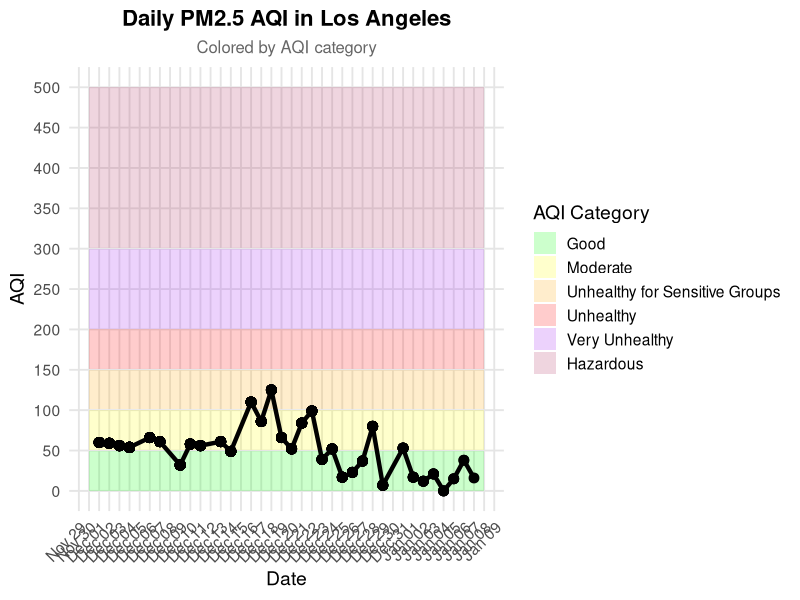

R code for this plot:
library(ggplot2)
library(tidyr)
library(dplyr)
library(readr)

df <- read.csv("weather_proj/daily_clean_aqTemp.csv")
df$DateObserved <- as.Date(df$DateObserved)

aqi_bands <- data.frame(
  xmin = min(df$DateObserved) - 1,
  xmax = max(df$DateObserved) + 1,
  ymin = c(0, 51, 101, 151, 201, 301),
  ymax = c(50, 100, 150, 200, 300, 500),
  category = factor(
    c("Good", "Moderate", "Unhealthy for Sensitive Groups", "Unhealthy", "Very Unhealthy", "Hazardous"),
    levels = c("Good", "Moderate", "Unhealthy for Sensitive Groups", "Unhealthy", "Very Unhealthy", "Hazardous")
  )
)

# Map colors for each category
aqi_colors <- c(
  "Good" = "green",
  "Moderate" = "yellow",
  "Unhealthy for Sensitive Groups" = "orange",
  "Unhealthy" = "red",
  "Very Unhealthy" = "purple",
  "Hazardous" = "maroon"
)

# Plot
aqi_plot <- ggplot() +
  geom_rect(data = aqi_bands, aes(xmin = xmin, xmax = xmax, ymin = ymin, ymax = ymax, fill = category), alpha = 0.2) +
  geom_line(data = df, aes(x = DateObserved, y = AQI), color = "black", size = 1.5) +
  geom_point(data = df, aes(x = DateObserved, y = AQI), color = "black", size = 3) +
  scale_fill_manual(name = "AQI Category", values = aqi_colors) +
  scale_y_continuous(limits = c(0, 500), breaks = seq(0, 500, 50)) +
  scale_x_date(date_labels = "%b %d", date_breaks = "1 day") +
  labs(
    title = "Daily PM2.5 AQI in Los Angeles",
    subtitle = "Colored by AQI category",
    x = "Date",
    y = "AQI"
  ) +
  theme_minimal(base_size = 14) +
  theme(
    plot.title = element_text(face = "bold", size = 16, hjust = 0.5),
    plot.subtitle = element_text(size = 12, hjust = 0.5, color = "gray40"),
    axis.text.x = element_text(angle = 45, hjust = 1),
    panel.grid.major = element_line(color = "gray90"),
    panel.grid.minor = element_blank()
  )

aqi_plot <- aqi_plot +
  theme(
    plot.background = element_rect(fill = "white", color = NA)
  )

dir.create("weather_proj/plots", showWarnings = FALSE)
ggsave(
  filename = "weather_proj/plots/aqi_plot.png",
  plot = aqi_plot,
  width = 8,        # width in inches
  height = 5,       # height in inches
  dpi = 300,         # resolution
  bg = "white"
)


